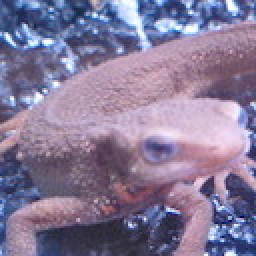
#> input picture Question_41_50/answers/imori.jpg, 128 x 128 px (shown 2 times larger)
$ python 49_Opening_Process.py   (older library calls are emulated)
#> lines starting #> are read from the running program, lines starting #| are printed output that depends on the picture; after the words box and inside, x2 and y2 are one past the last pixel; in counts of white or black regions, pixels touching at a corner belong together
import cv2
import numpy as np
import matplotlib.pyplot as plt

# Read image
img = cv2.imread("imori.jpg").astype(np.float32)
H, W, C = img.shape
#> H = 128; W = 128; C = 3

# Otsu binary
# Grayscale
out = 0.2126 * img[..., 2] + 0.7152 * img[..., 1] + 0.0722 * img[..., 0]
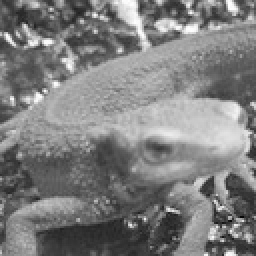
#> out: shape (128, 128) float32 (shown 2 times larger); min 6.71, max 254.4, mean 126.7
out = out.astype(np.uint8)

# Determine threshold of Otsu's binarization
max_sigma = 0
max_t = 0

for _t in range(1, 255):
    v0 = out[np.where(out < _t)]
    m0 = np.mean(v0) if len(v0) > 0 else 0.
    w0 = len(v0) / (H * W)
    v1 = out[np.where(out >= _t)]
    m1 = np.mean(v1) if len(v1) > 0 else 0.
    w1 = len(v1) / (H * W)
    sigma = w0 * w1 * ((m0 - m1) ** 2)
    if sigma > max_sigma:
        max_sigma = sigma
        max_t = _t
#> this loop made 254 passes
#> (v0, m0, w0, m1, w1, sigma, max_sigma) on passes 7, 8, 21, 23, 24, 26, 29: ([6], 6, 6.1e-05, 126.2, 1, 0.881, 0.881), ([7, 7, 6], 6.67, 0.000183, 126.2, 1, 2.62, 2.62), ([7, 7, 6, 20], 10, 0.000244, 126.2, 1, 3.3, 3.3), ([7, 7, 6, 20, 22], 12.4, 0.000305, 126.2, 1, 3.95, 3.95), ([7, 7, 23, 6, 20, 22], 14.17, 0.000366, 126.2, 1, 4.6, 4.6), ([7, 7, 23, 6, 25, 20, 22], 15.71, 0.000427, 126.2, 1, 5.21, 5.21), ([7, 7, 23, 6, 25, 20, 22, 28], 17.25, 0.000488, 126.2, 1, 5.8, 5.8)
#> (m0, w0, m1, w1, sigma, max_sigma) on passes 35 to 40: (25.29, 0.00104, 126.3, 0.999, 10.57, 10.57), (26.32, 0.00116, 126.3, 0.999, 11.58, 11.58), (28.64, 0.00153, 126.3, 0.998, 14.54, 14.54), (30.67, 0.00201, 126.4, 0.998, 18.41, 18.41), (31.79, 0.00238, 126.4, 0.998, 21.25, 21.25), (33.27, 0.00299, 126.4, 0.997, 25.89, 25.89)
#> after the loop, max_sigma = 1633.1; max_t = 127

# Binarization
#print("threshold >>", max_t)
th = max_t
#> th = 127
out[out < th] = 0
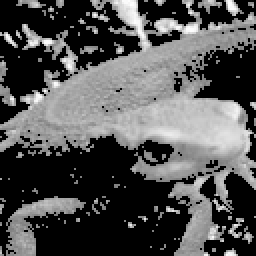
#> out: shape (128, 128) (shown 2 times larger); min 0, max 254, mean 82.5
out[out >= th] = 255
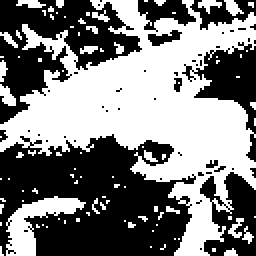
#> out: shape (128, 128) (shown 2 times larger); 49.4% white; 93 white regions (80 under 20 px), largest, box (x1, y1, x2, y2) and area: (0, 0, 128, 128) 6906, (3, 98, 43, 128) 479, (0, 42, 8, 53) 54

# Morphology filter
MF = np.array(((0, 1, 0),
               (1, 0, 1),
               (0, 1, 0)), dtype=np.int)

# Morphology - erode
Erode_time = 1

for i in range(Erode_time):
    tmp = np.pad(out, (1, 1), 'edge')
    for y in range(1, H+1):
        for x in range(1, W+1):
            if np.sum(MF * tmp[y-1:y+2, x-1:x+2]) < 255*4:
                out[y-1, x-1] = 0
#> this loop made 1 pass
#> pass 1, `tmp = np.pad(out, (1, 1), 'edge')`:
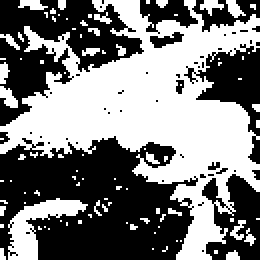
#> tmp: shape (130, 130) (shown 2 times larger); 48.9% white; 93 white regions (79 under 20 px), largest, box (x1, y1, x2, y2) and area: (0, 0, 130, 130) 6982, (4, 99, 44, 130) 494, (0, 43, 9, 54) 60
#> after the loop:
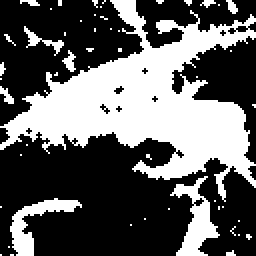
#> out: shape (128, 128) (shown 2 times larger); 37.4% white; 51 white regions (44 under 20 px), largest, box (x1, y1, x2, y2) and area: (0, 0, 128, 101) 5062, (85, 88, 110, 128) 398, (5, 99, 41, 128) 335

# Morphology - dilate
Dil_time = 1

for i in range(Dil_time):
    tmp = np.pad(out, (1, 1), 'edge')
    for y in range(1, H+1):
        for x in range(1, W+1):
            if np.sum(MF * tmp[y-1:y+2, x-1:x+2]) >= 255:
                out[y-1, x-1] = 255
#> this loop made 1 pass
#> pass 1, `tmp = np.pad(out, (1, 1), 'edge')`:
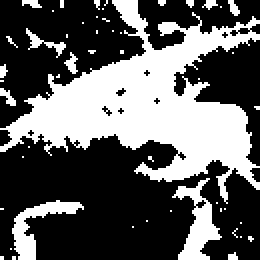
#> tmp: shape (130, 130) (shown 2 times larger); 36.9% white; 51 white regions (42 under 20 px), largest, box (x1, y1, x2, y2) and area: (0, 0, 130, 102) 5089, (86, 89, 111, 130) 414, (6, 100, 42, 130) 344
#> after the loop:
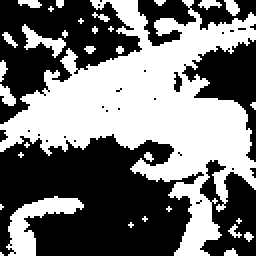
#> out: shape (128, 128) (shown 2 times larger); 45.9% white; 32 white regions (22 under 20 px), largest, box (x1, y1, x2, y2) and area: (0, 0, 128, 128) 6503, (3, 98, 42, 128) 454, (11, 12, 33, 29) 133

# Save result
cv2.imwrite("out.jpg", out)
cv2.imshow("result", out)

# Wait until a key pressed
cv2.waitKey(0)

# Destroy all the windows opened before
cv2.destroyAllWindows()

$ run again, with Question_41_50/answers/answer_41_1.jpg copied over Question_41_50/answers/imori.jpg
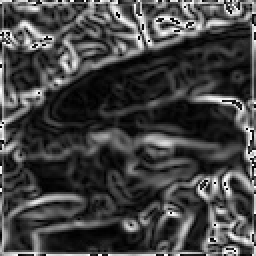
#> input picture Question_41_50/answers/answer_41_1.jpg, 128 x 128 px (shown 2 times larger)
#> the loop `for _t in range(1, 255):` made 254 passes
#> (m0, w0, m1, w1, sigma, max_sigma) on passes 1 to 8: (0, 0.00183, 66.96, 0.998, 8.19, 8.19), (0.61, 0.0047, 67.15, 0.995, 20.71, 20.71), (1.29, 0.00916, 67.44, 0.991, 39.7, 39.7), (2.07, 0.0168, 67.94, 0.983, 71.62, 71.62), (2.62, 0.0236, 68.39, 0.976, 99.49, 99.49), (3.31, 0.0332, 69.02, 0.967, 138.6, 138.6), (3.99, 0.0445, 69.76, 0.956, 183.9, 183.9), (4.57, 0.0551, 70.46, 0.945, 225.9, 225.9)
#> after the loop `for _t in range(1, 255):`: max_sigma = 2343; max_t = 96
#> after the loop `for i in range(Erode_time):`:
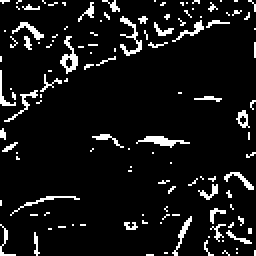
#> out: shape (128, 128) (shown 2 times larger); 7.9% white in thin lines or dots
#> after the loop `for i in range(Dil_time):`:
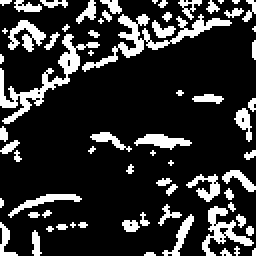
#> out: shape (128, 128) (shown 2 times larger); 18.5% white; 69 white regions (39 under 20 px), largest, box (x1, y1, x2, y2) and area: (41, 7, 116, 36) 435, (0, 17, 50, 62) 426, (101, 103, 127, 128) 209
